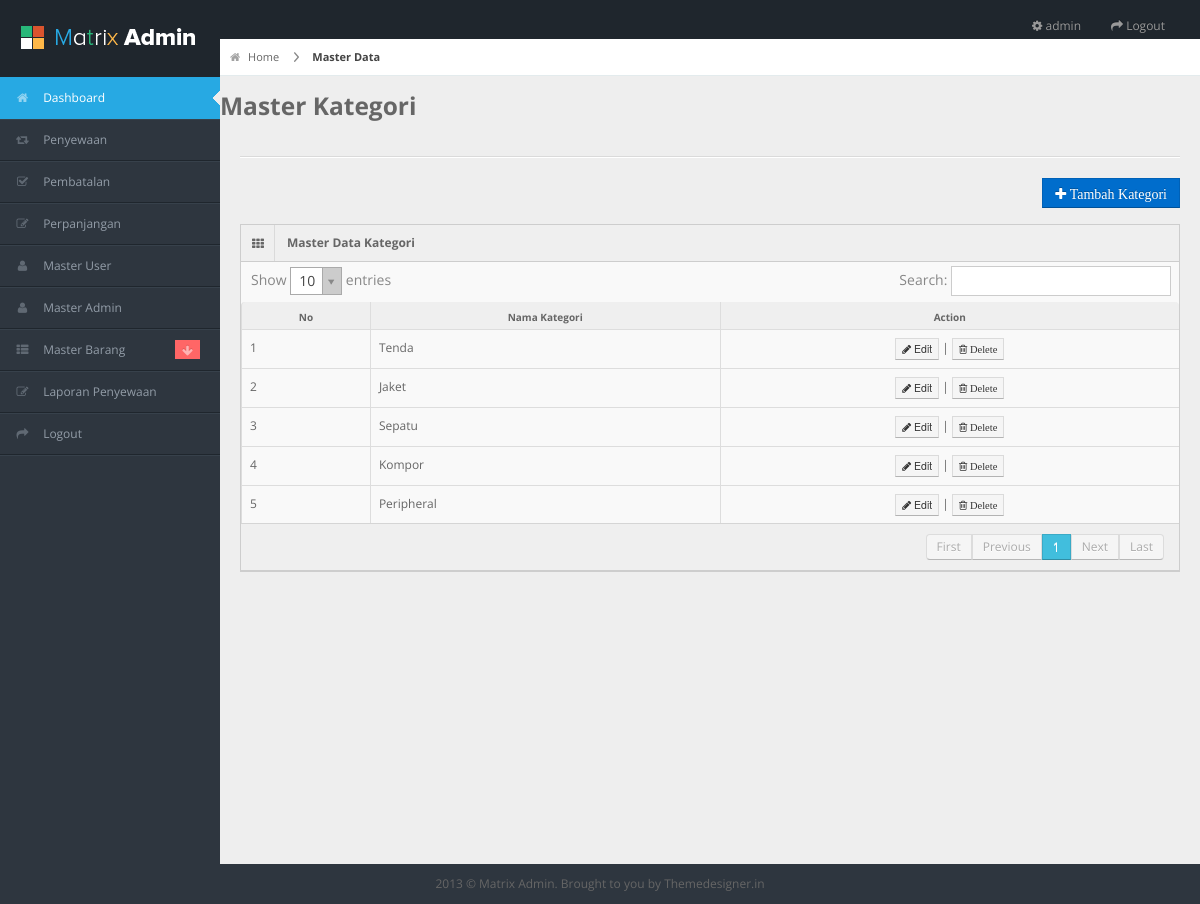
Page /admin/pages/kelola_kategori.php (signed in) on the earlier database version.
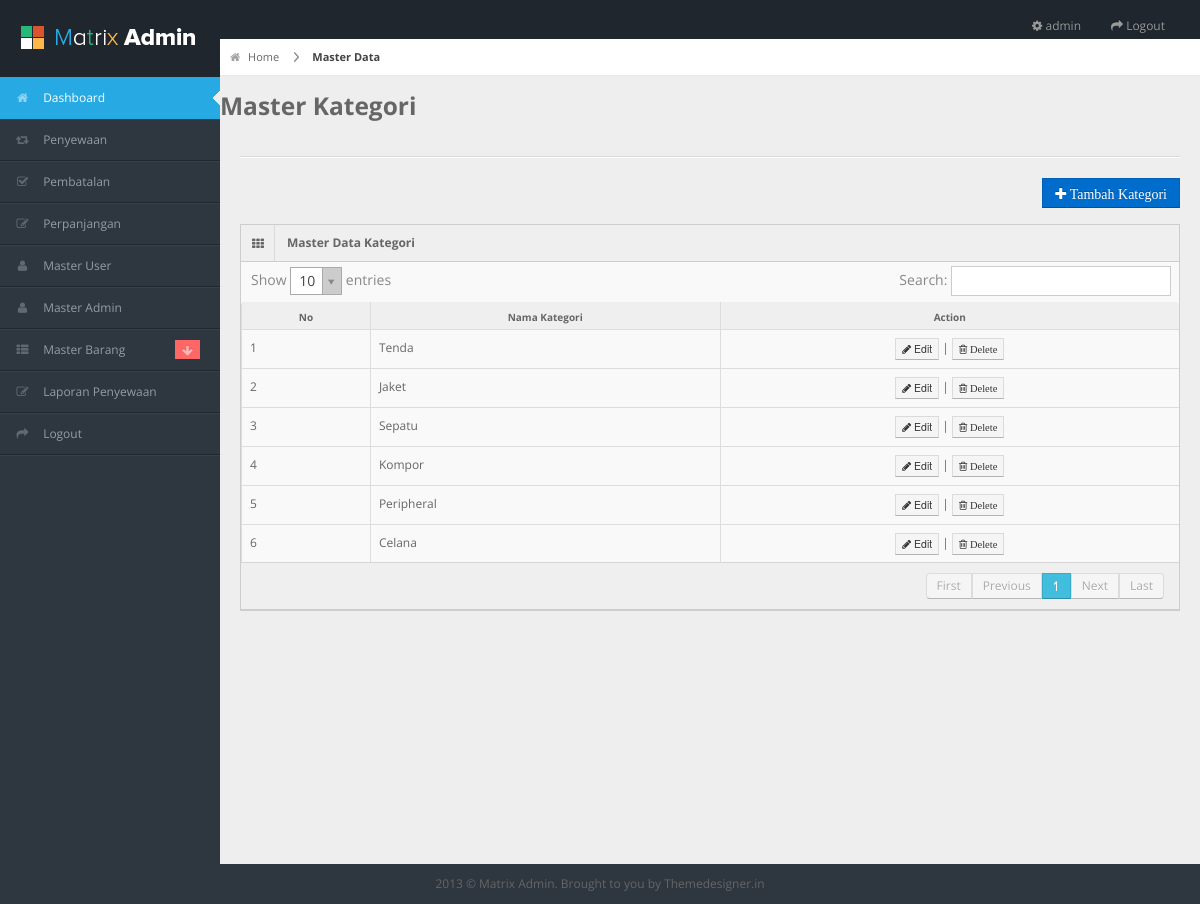
Same page on the later database version.
### tables this page shows
CREATE TABLE IF NOT EXISTS `m_kategori` (
  `id_kategori` int(11) NOT NULL,
  `nama_kategori` varchar(255) DEFAULT NULL
);

### admin/pages/kelola_kategori.php (the view, shortened to what this page needs)
<?php include 'header.php'; ?>
<?php include 'nav.php'; ?>
<div id="content">
	<div id="content-header">
		<div id="breadcrumb"> <a href="#" title="Go to Home" class="tip-bottom"><i class="icon-home"></i> Home</a> <a href="#" class="current">Master Data</a> </div>
		<h3>Master Kategori</h3>
	</div>
	<div class="container-fluid">
		<hr>
		<div class="row-fluid">
			<div class="row">
				<div class="pull-right">
					<button class="btn btn-primary" data-toggle="modal" data-target="#myModal"> <i class="icon-plus"> Tambah Kategori</i></button>
				</div>
			</div>
			<div class="widget-box">
				<div class="widget-title"> <span class="icon"><i class="icon-th"></i></span>
					<h5>Master Data Kategori</h5>
				</div>
				<div class="widget-content nopadding">
					<table class="table table-bordered data-table">
						<thead>
							<tr>
								<th>No</th>
								<th>Nama Kategori</th>
								<th>Action</th>
							</tr>
						</thead>
						<tbody>
							<?php
							$no=1;
							$sql = mysql_query("SELECT * FROM m_kategori");
							while($row = mysql_fetch_array($sql)){
								?>
								<tr>
									<form action="" method="POST">
										<td><?php echo $no; ?></td>
										<td><?php echo $row['nama_kategori']; ?></td>
										<td style="text-align: center;">
											<a href="edit_kategori.php?id_kategori=<?php echo $row['id_kategori']; ?>">
												<button type="button" class="btn btn-mini btn-default">
													<i class="icon-pencil"></i> Edit</button></a> |
													<button type="submit" name="delete" class="btn btn-mini btn-default"> <i class="icon-trash"> Delete </i></button>
												</td>
											</form>
										</tr>
										<?php $no++; } ?>
									</tbody>
								</table>
							</div>
						</div>
					</div>
				</div>
			</div>
			<?php include 'footer.php'; ?>

Differences in the rows shown:
added m_kategori: nama_kategori "Celana"
